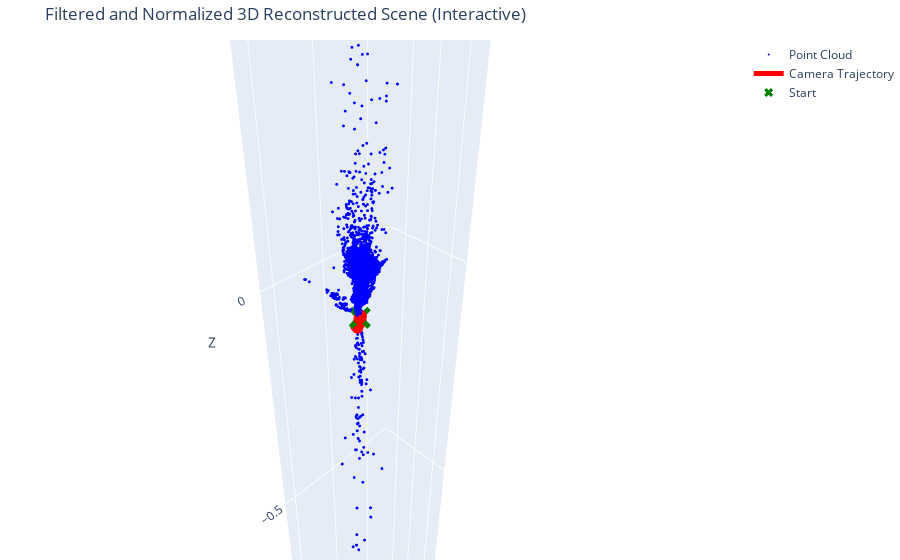

The cell this chart's notebook holds for it:
### Markdown cell above
# 7. 3D Point Triangulation and Scene Visualisation

**Methodology:**
1.  **Triangulation:** Triangulation is the process of determining a point's position in 3D space given its projections onto two or more images with known camera poses. Geometrically, for a given 2D feature match, we can cast a ray from the first camera's center through its 2D point and another ray from the second camera's center through its corresponding 2D point. The 3D coordinate of the feature is the intersection point of these two rays. In our implementation, we use `cv2.triangulatePoints(P1, P2, pts1, pts2)`, where `P1` and `P2` are the projection matrices of the two cameras. [cite_start]This function returns the 3D points in homogeneous coordinates. 

2.  **Scene Chaining:** The pipeline processes image pairs sequentially. The pose of the first camera is set to the origin `[I|0]`. The relative pose `(R, t)` recovered from the first pair `(frame_0, frame_1)` is used to determine the global pose of the second camera. This second camera's pose is then used as the starting point for calculating the pose of the third camera from the pair `(frame_1, frame_2)`, and so on. This "chains" the camera poses together to form a trajectory.

3.  **Point Cloud Filtering:** The initial triangulated point cloud often contains noise and outliers due to minor matching errors. To clean the scene, our `filter_point_cloud` function implements statistical outlier removal. For each point, it calculates the mean distance to its k-nearest neighbors. If a point's mean distance is far from the average mean distance of all points (specifically, greater than a threshold defined by `mean + std_ratio * std_dev`), it is classified as an outlier and removed.

4.  **Visualisation:** To display the final result, we use the Plotly library, which allows for the creation of **interactive 3D plots**, fulfilling the project requirement.  Our visualization includes:
    * The filtered 3D point cloud, representing the reconstructed scene structure.
    * The camera's trajectory, plotted as a red line connecting the positions of each camera pose. This helps visualize the motion used to capture the scene.
    * A green 'x' marker to indicate the starting position of the camera.

***

### Code cell
print("\n STEP 7: TRIANGULATION, FILTERING & VISUALISATION\n")

def filter_point_cloud(points_3d, k_neighbors=20, std_ratio=1.0):
    if points_3d.shape[0] < k_neighbors:
        print("Warning: Not enough points for filtering. Returning original cloud.")
        return points_3d

    # Use FLANN for fast nearest neighbor search
    flann = cv2.FlannBasedMatcher(dict(algorithm=1, trees=5), dict(checks=50))
    points_flat = points_3d.astype(np.float32)

    # Find the k+1 nearest neighbors (the first is the point itself)
    matches = flann.knnMatch(points_flat, points_flat, k=k_neighbors + 1)

    mean_distances = []
    for i in range(len(matches)):
        distances = [m.distance for m in matches[i][1:]]
        if distances:
            mean_distances.append(np.mean(distances))
        else:
            mean_distances.append(0) # Handle case with no neighbors

    mean_distances = np.array(mean_distances)

    global_mean_dist = np.mean(mean_distances)
    global_std_dist = np.std(mean_distances)

    distance_threshold = global_mean_dist + std_ratio * global_std_dist

    inlier_mask = mean_distances < distance_threshold

    print(f"Filtering: Kept {np.sum(inlier_mask)} of {len(points_3d)} points.")

    return points_3d[inlier_mask]

# Initialize scene elements
camera_poses = []
points_3d = np.empty((0, 3))

# The first camera is at the origin [R|t] = [I|0]
R_global = np.identity(3)
t_global = np.zeros((3, 1))
camera_poses.append(np.hstack((R_global, t_global)))

# Process each valid pair to triangulate points and chain poses
for pair in all_processed_pairs:
    if pair.get('R') is None or pair.get('t') is None:
        continue # Skip pairs where pose estimation failed

    # The pose of the first camera in the pair is the last one we successfully calculated
    R_cam1, t_cam1 = camera_poses[-1][:, :3], camera_poses[-1][:, 3].reshape(3, 1)

    R_relative, t_relative = pair['R'], pair['t']

    # Update global pose for the second camera in the pair
    R_cam2 = R_cam1 @ R_relative
    t_cam2 = t_cam1 + R_cam1 @ t_relative

    pose_cam2 = np.hstack((R_cam2, t_cam2))
    camera_poses.append(pose_cam2)

    # Get the 2D points for triangulation
    kp1, kp2 = pair['data1']['keypoints'], pair['data2']['keypoints']
    inliers = pair['inliers']

    # Filter points further by the chirality check mask from `recoverPose`
    pose_mask = pair.get('pose_inliers')
    if pose_mask is not None:
        inliers = [m for i, m in enumerate(inliers) if pose_mask.ravel()[i]]

    pts1 = np.float32([kp1[m.queryIdx].pt for m in inliers]).T
    pts2 = np.float32([kp2[m.trainIdx].pt for m in inliers]).T

    if pts1.shape[1] == 0 or pts2.shape[1] == 0:
        continue # No points left to triangulate for this pair

    # Create projection matrices for triangulation
    P1 = K @ camera_poses[-2] # The second to last pose
    P2 = K @ camera_poses[-1] # The last pose

    # Triangulate 3D points
    points_4d_hom = cv2.triangulatePoints(P1, P2, pts1, pts2)

    # Convert from homogeneous to 3D coordinates
    points_3d_new = (points_4d_hom[:3, :] / points_4d_hom[3, :]).T
    points_3d = np.vstack((points_3d, points_3d_new))


print(f"Triangulated a total of {points_3d.shape[0]} points.")
print(f"Total camera poses estimated: {len(camera_poses)}")

# Filter the final point cloud to remove outliers
if points_3d.shape[0] > 0:
    points_3d_filtered = filter_point_cloud(points_3d, k_neighbors=30, std_ratio=0.5)
else:
    points_3d_filtered = points_3d # Keep it as an empty array


# Visualize the 3D Scene with Plotly for interactivity
if points_3d_filtered.shape[0] > 0:
    print("\nVisualizing the filtered 3D scene (interactive)...")
    if not os.path.exists(OUTPUT_SCENE_DIR): os.makedirs(OUTPUT_SCENE_DIR)

    # The camera's 3D position is derived from its pose matrix [R|t] as -R.T @ t
    cam_positions = np.array([-pose[:, :3].T @ pose[:, 3] for pose in camera_poses])

    # NORMALIZATION FOR BETTER VISUALIZATION
    mean_point = points_3d_filtered.mean(axis=0)
    points_centered = points_3d_filtered - mean_point
    cams_centered = cam_positions - mean_point
    max_abs_coord = np.max(np.abs(points_centered))
    if max_abs_coord == 0: max_abs_coord = 1 # Avoid division by zero
    points_normalized = points_centered / max_abs_coord
    cams_normalized = cams_centered / max_abs_coord

    # Create the figure
    fig = go.Figure()

    # Add the 3D point cloud
    fig.add_trace(go.Scatter3d(
        x=points_normalized[:, 0],
        y=points_normalized[:, 1],
        z=points_normalized[:, 2],
        mode='markers',
        marker=dict(size=1, color='blue'),
        name='Point Cloud'
    ))

    # Add the camera trajectory
    fig.add_trace(go.Scatter3d(
        x=cams_normalized[:, 0],
        y=cams_normalized[:, 1],
        z=cams_normalized[:, 2],
        mode='lines+markers',
        line=dict(color='red', width=5),
        marker=dict(size=4, color='red'),
        name='Camera Trajectory'
    ))

    # Add the start point
    fig.add_trace(go.Scatter3d(
        x=[cams_normalized[0, 0]],
        y=[cams_normalized[0, 1]],
        z=[cams_normalized[0, 2]],
        mode='markers',
        marker=dict(size=8, color='green', symbol='x'),
        name='Start'
    ))

    # Update the layout
    fig.update_layout(
        title_text='Filtered and Normalized 3D Reconstructed Scene (Interactive)',
        scene=dict(
            xaxis_title='X',
            yaxis_title='Y',
            zaxis_title='Z',
            aspectmode='data'
        ),
        margin=dict(l=0, r=0, b=0, t=40)
    )

    # Save to an interactive HTML file
    interactive_plot_path = os.path.join(OUTPUT_SCENE_DIR, f"{sequence_name}_3d_reconstruction_interactive.html")
    fig.write_html(interactive_plot_path)

    # Show the figure
    fig.show()
    print(f"\nInteractive plot saved to '{interactive_plot_path}'")

else:
    print("\nNo 3D points were reconstructed or all points were filtered out. Cannot visualize scene.")

print("\nFull pipeline complete.")

### Figure 1 — Plotly figure (JSON) as saved in the notebook; plotly's stock layout.template omitted (floating-point values rounded to 4 significant figures; data arrays with more than 128 entries replaced by an {"elided": "..."} marker saying what was removed)
{"data": [{"marker": {"color": "blue", "size": 1}, "mode": "markers", "name": "Point Cloud", "type": "scatter3d", "x": {"elided": "5005 float values"}, "y": {"elided": "5005 float values"}, "z": {"elided": "5005 float values"}}, {"line": {"color": "red", "width": 5}, "marker": {"color": "red", "size": 4}, "mode": "lines+markers", "name": "Camera Trajectory", "type": "scatter3d", "x": [-0.0009704, -0.0006567, -3.232e-05, -0.0001054, -0.002257, -0.001319, -0.001471, -0.001523, -0.001471, -0.0002204, -0.0006817, 0.0001455, 0.0005506, 0.0006997, 0.0005653, -0.001654, -0.003198, -0.004475, -0.003702, -0.002311, -0.002707, -0.003016, -0.00311, -0.002863, -0.003271, -0.004101, -0.002598, -0.001267, -5.445e-05, 0.0018, 0.001015, 0.002173, 0.001801, -0.0005949, 0.0019, 0.00545, 0.003372, 0.003238], "y": [-0.003885, -0.004384, -0.004067, -0.002776, -0.002909, -0.002672, -0.003139, -0.002947, -0.002633, -0.00349, -0.003471, -0.002584, -0.002498, -0.00283, -0.002618, -0.002745, -0.003388, -0.004185, -0.004408, -0.004512, -0.004606, -0.004426, -0.004402, -0.004761, -0.004493, -0.004742, -0.004425, -0.004375, -0.004158, -0.004361, -0.004528, -0.004704, -0.005145, -0.004883, -0.00547, -0.005755, -0.005144, -0.004986], "z": [-0.07114, -0.07338, -0.07558, -0.07363, -0.07466, -0.07256, -0.07482, -0.07252, -0.07023, -0.07197, -0.06971, -0.07167, -0.0694, -0.07175, -0.06939, -0.06888, -0.06736, -0.06917, -0.07129, -0.07324, -0.07096, -0.0687, -0.07102, -0.0732, -0.07541, -0.07755, -0.07906, -0.07708, -0.07916, -0.0808, -0.08294, -0.08092, -0.08324, -0.08436, -0.08539, -0.08565, -0.08731, -0.08961]}, {"marker": {"color": "green", "size": 8, "symbol": "x"}, "mode": "markers", "name": "Start", "type": "scatter3d", "x": [-0.0009704], "y": [-0.003885], "z": [-0.07114]}], "layout": {"margin": {"b": 0, "l": 0, "r": 0, "t": 40}, "scene": {"aspectmode": "data", "xaxis": {"title": {"text": "X"}}, "yaxis": {"title": {"text": "Y"}}, "zaxis": {"title": {"text": "Z"}}}, "title": {"text": "Filtered and Normalized 3D Reconstructed Scene (Interactive)"}}}
